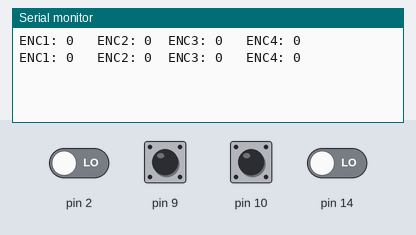
The sketch below on a simulated Arduino Uno, built with avr-gcc and run on an emulated ATmega328P. On the bench: the last lines printed to the serial monitor. Inputs (shaded band) come from the test bench; at power-on: pin 9, pin 10 HIGH, pin 2, pin 14 LOW.

Above: at 1.2 s.
1.3 s: pin 2 driven HIGH
At 2.6 s:
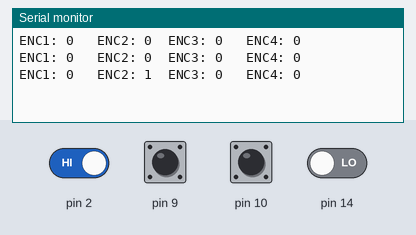
2.8 s: pin 14 driven HIGH
At 3.4 s:
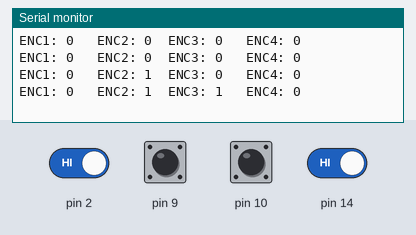
4.3 s: pin 2 driven LOW
At 5.6 s:
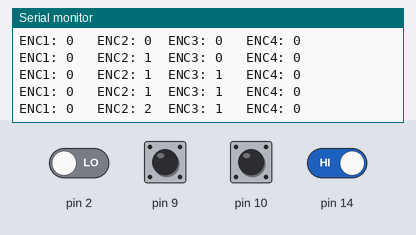
5.8 s: pin 14 driven LOW
At 6.8 s:
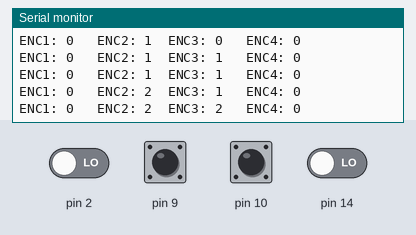
Timing chart, 0 to 8.3 s (numbered marks = the images above; inputs shaded):
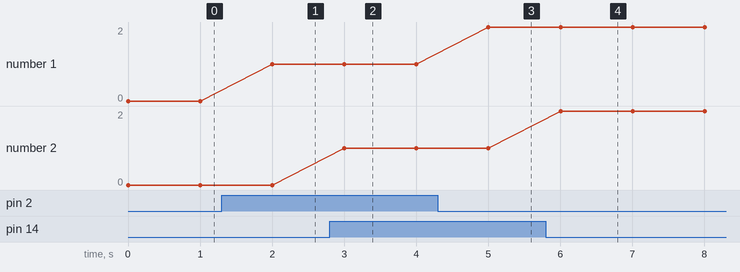

The sketch:

ISR_interrupts.ino
```cpp
int ENC1 = 0, ENC2 = 0, ENC3 = 0, ENC4 = 0;


void setup() {
  PCICR  |= (1 << PCIE0); //Enable Port B
  PCMSK0 |= ((1 << PB1) | (1 << PB2)); //Pin9 and Pin10
  PCICR  |= (1 << PCIE1); //Enable Port C
  PCMSK1 |= (1 << PC0); //PinA0
  PCICR  |= (1 << PCIE2); //Enable Port D
  PCMSK2 |= (1 << PD2); //Pin2


  Serial.begin(9600);
}

void loop() {

  Serial.println((String)"ENC1: " + ENC1 + "\t ENC2: " + ENC2 + "\tENC3: " + ENC3 + "\t ENC4: " + ENC4);
  delay(1000);
}

//ISR for port B
ISR (PCINT0_vect){ //since pin 9 and 10 are both at port B, check which one changed
  static bool prev1 = digitalRead(10), prev4 = digitalRead(9);
  if (digitalRead(9) != prev4){ //check for falling or rising
    ENC4++;
    prev4 = digitalRead(9);
  }
  else if (digitalRead(10) != prev1){ //check for falling or rising
    ENC1++;
    prev1 = digitalRead(10);
  }
}

//ISR for port C
ISR (PCINT1_vect){ //Pin A0
  ENC3++;
}

//ISR for port D
ISR (PCINT2_vect){ //Pin 2
  ENC2++;
}
```

Measured:
- after the input at 1.3 s, the serial monitor: prints a new line after 0.70 s (image 1)
- after the input at 2.8 s, the serial monitor: prints a new line after 0.20 s (image 2)
- after the input at 4.3 s, the serial monitor: prints a new line after 0.70 s (image 3)
- after the input at 5.8 s, the serial monitor: prints a new line after 0.20 s (image 4)
